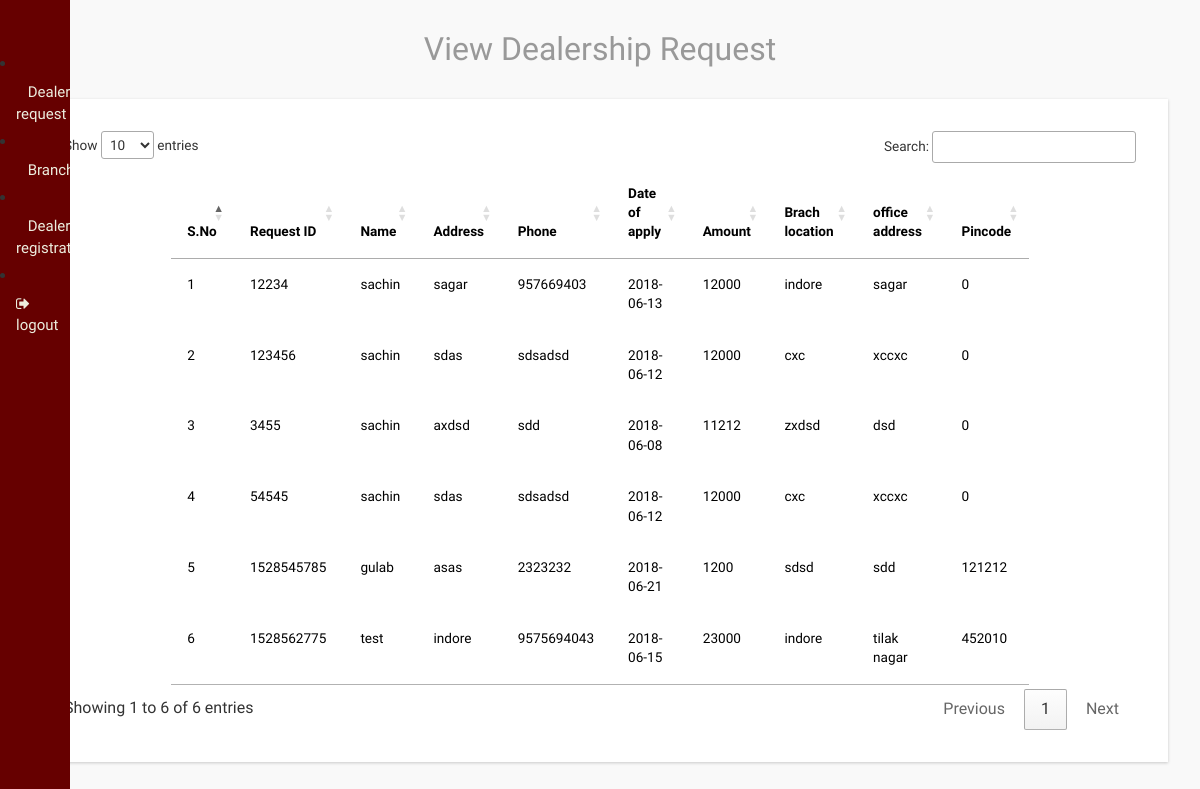
Page /admin/view_dealerrequest.php on the earlier database version.
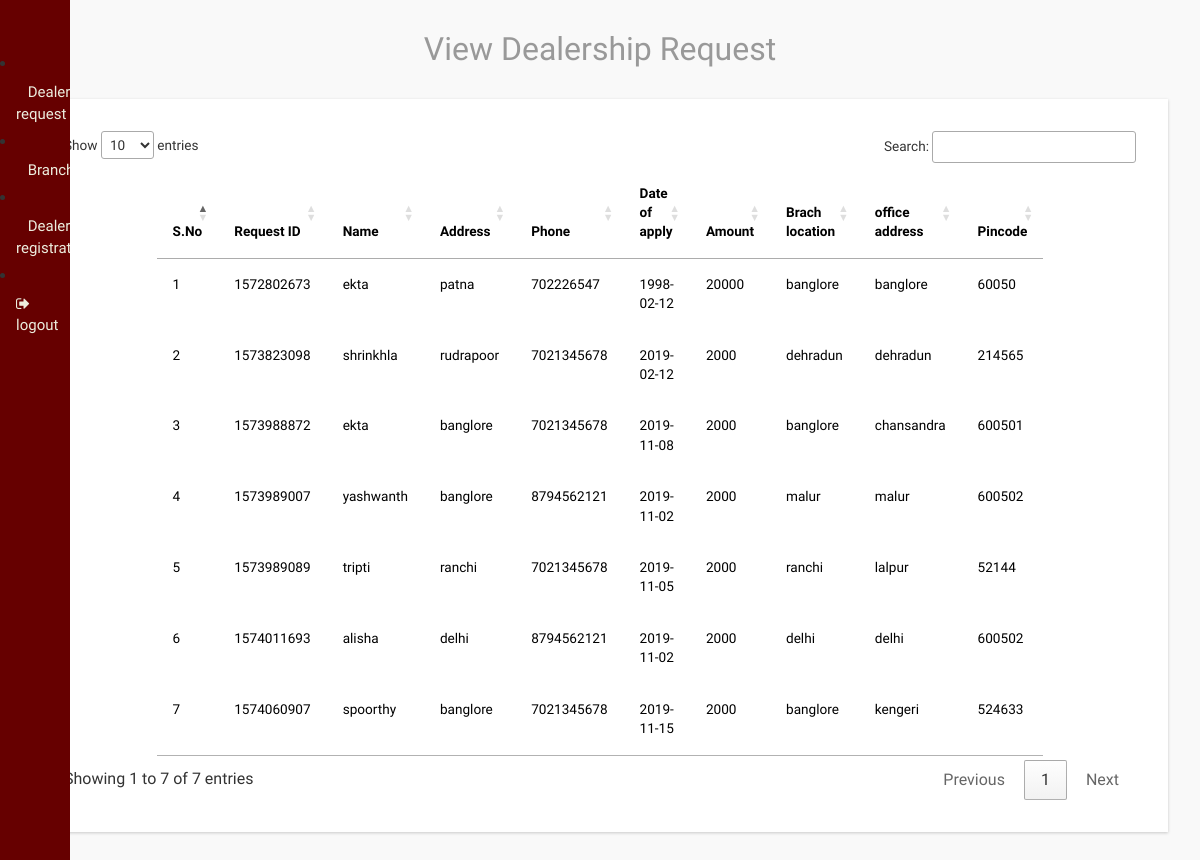
Same page on the later database version.
### tables this page shows
CREATE TABLE `dearship_request` (
  `name` text NOT NULL,
  `address` text NOT NULL,
  `phone` text NOT NULL,
  `applydate` date NOT NULL,
  `amount` int(100) NOT NULL,
  `branch_location` text NOT NULL,
  `office` text NOT NULL,
  `pincode` int(20) NOT NULL,
  `reqid` text NOT NULL,
  `id` int(11) NOT NULL
);

### admin/view_dealerrequest.php (the view, shortened to what this page needs)
<?php
include('header.php');
include('../connection.php');
?>
<link rel="stylesheet" href="http://cdn.datatables.net/1.10.2/css/jquery.dataTables.min.css"></style>
<div id="page-wrapper">
  <div class="graphs">
    <h3 class="blank1" align="center">View Dealership Request</h3>
    <div class="xs tabls">
      <div class="bs-example4" data-example-id="contextual-table">
        <table class="table table-hover" id="example" class="display" width="80%" cellspacing="0">
          <thead>
            <tr>
            <th>S.No</th>
              <th>Request ID</th>
              <th>Name</th>
              <th>Address</th>
              <th>Phone</th>
              <th>Date of apply</th>
              <th>Amount</th>
              <th>Brach location</th>
              <th>office address</th>
              <th>Pincode</th>
            </tr>
          </thead>
          <tbody>
          <?php
            $sql="Select * from dearship_request";
            $res=mysqli_query($conn,$sql);
            $i=1;
            while($ros=mysqli_fetch_array($res))
            {
              ?>
          <tr>
            <td><?php echo $i++;?></td>
            <td><?php echo $ros['reqid'];?></td>
            <td><?php echo $ros['name'];?></td>
            <td><?php echo $ros['address'];?></td>
            <td><?php echo $ros['phone'];?></td>
            <td><?php echo $ros['applydate'];?></td>
            <td><?php echo $ros['amount'];?></td>
            <td><?php echo $ros['branch_location'];?></td>
            <td><?php echo $ros['office'];?></td>
            <td><?php echo $ros['pincode'];?></td>
          </tr>
          <?php
        }
        ?>
          </tbody>
        </table>
      </div>
    </div>
  </div>
</div>

Differences in the rows shown:
removed dearship_request: reqid "12234", name "sachin", address "sagar", phone "957669403", applydate "2018-06-13", amount "12000", branch_location "indore", office "sagar", pincode "0"
removed dearship_request: reqid "123456", name "sachin", address "sdas", phone "sdsadsd", applydate "2018-06-12", amount "12000", branch_location "cxc", office "xccxc", pincode "0"
removed dearship_request: reqid "54545", name "sachin", address "sdas", phone "sdsadsd", applydate "2018-06-12", amount "12000", branch_location "cxc", office "xccxc", pincode "0"
removed dearship_request: reqid "1528545785", name "gulab", address "asas", phone "2323232", applydate "2018-06-21", amount "1200", branch_location "sdsd", office "sdd", pincode "121212"
removed dearship_request: reqid "1528562775", name "test", address "indore", phone "9575694043", applydate "2018-06-15", amount "23000", branch_location "indore", office "tilak nagar", pincode "452010"
added dearship_request: reqid "1572802673", name "ekta", address "patna", phone "702226547", applydate "1998-02-12", amount "20000", branch_location "banglore", office "banglore", pincode "60050"
changed dearship_request: reqid "3455" → "1573823098"; name "sachin" → "shrinkhla"; address "axdsd" → "rudrapoor"; phone "sdd" → "7021345678"; applydate "2018-06-08" → "2019-02-12"; amount "11212" → "2000"; branch_location "zxdsd" → "dehradun"; office "dsd" → "dehradun"; pincode "0" → "214565"
added dearship_request: reqid "1573988872", name "ekta", address "banglore", phone "7021345678", applydate "2019-11-08", amount "2000", branch_location "banglore", office "chansandra", pincode "600501"
added dearship_request: reqid "1573989007", name "yashwanth", address "banglore", phone "8794562121", applydate "2019-11-02", amount "2000", branch_location "malur", office "malur", pincode "600502"
added dearship_request: reqid "1573989089", name "tripti", address "ranchi", phone "7021345678", applydate "2019-11-05", amount "2000", branch_location "ranchi", office "lalpur", pincode "52144"
added dearship_request: reqid "1574011693", name "alisha", address "delhi", phone "8794562121", applydate "2019-11-02", amount "2000", branch_location "delhi", office "delhi", pincode "600502"
added dearship_request: reqid "1574060907", name "spoorthy", address "banglore", phone "7021345678", applydate "2019-11-15", amount "2000", branch_location "banglore", office "kengeri", pincode "524633"
Other differences:
text written by a page script: "Show entries Search: Showing 1 to 6 of 6 entries Previous 1 Next" → "Show entries Search: Showing 1 to 7 of 7 entries Previous 1 Next"
